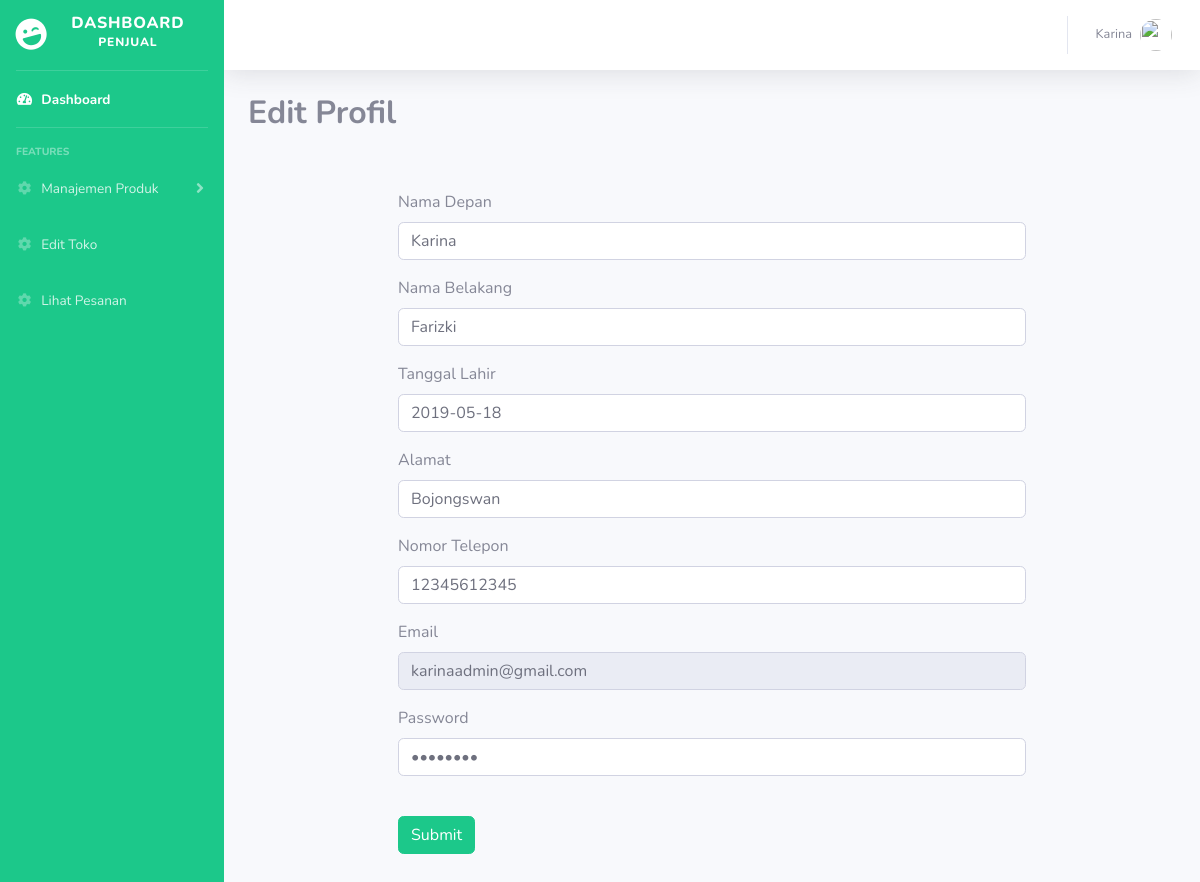
Screenshot of /penjual/edit_profil.php (signed in) with the database file from the repository.
### tables this page shows
CREATE TABLE `user` (
  `id` int(11) NOT NULL,
  `role_id` int(11) NOT NULL,
  `nama_depan` varchar(255) NOT NULL,
  `nama_belakang` varchar(255) NOT NULL,
  `tanggal_lahir` date NOT NULL,
  `kota` varchar(255) NOT NULL,
  `alamat` varchar(255) NOT NULL,
  `no_telp` varchar(20) NOT NULL,
  `email` varchar(225) NOT NULL,
  `password` varchar(255) NOT NULL
);

### penjual/edit_profil.php (the view, shortened to what this page needs)
<?php
include 'sidebar.php';
if (isset($_POST['btn_submit'])) {
          $user_id = $_SESSION['user_id'];
          $nama_depan = $_POST['nama_depan'];
          $nama_belakang = $_POST['nama_belakang'];
          $tanggal_lahir = $_POST['tanggal_lahir'];
          $alamat = $_POST['alamat'];
          $no_telp = $_POST['no_telp'];
          $password = $_POST['password'];
          $query = "UPDATE user SET nama_depan='$nama_depan', nama_belakang='$nama_belakang',tanggal_lahir='$tanggal_lahir', alamat='$alamat', no_telp='$no_telp', password='$password' WHERE id='$user_id'";
          $sql = mysqli_query($conn, $query);
          if($sql){
            echo "<script type='text/javascript'>
            			alert('Berhasil Simpan Data');
                  </script>";
            echo "<script> document.location.href='edit_profil.php';</script>";
          }else{
            echo "<script type='text/javascript'>
            			alert('Gagal Simpan Data');
                  </script>";
          }
  }else {
    $user_id = $_SESSION['user_id'];
    $sql = "SELECT * FROM user WHERE id = $user_id";
    $result = $conn->query($sql);
    $row = mysqli_fetch_assoc($result);
    $nama_depan = $row['nama_depan'];
    $nama_belakang = $row['nama_belakang'];
    $tanggal_lahir = $row['tanggal_lahir'];
    $alamat = $row['alamat'];
    $no_telp = $row['no_telp'];
    $email = $row['email'];
    $password = $row['password'];
  }
 ?>
 <div class="container">
 <h2 style="font-weight: bold;">Edit Profil</h2>
 <form action="<?=($_SERVER['PHP_SELF'])?>" method="post" style="padding: 50px 150px;">
   <div class="form-group">
     <label for="">Nama Depan</label>
     <input type="text" class="form-control" name="nama_depan" placeholder="" value="<?php echo "$nama_depan"; ?>" >
   </div>
   <div class="form-group">
     <label for="">Nama Belakang</label>
     <input type="text" class="form-control" name="nama_belakang" placeholder="" value="<?php echo "$nama_belakang"; ?>" >
   </div>
   <div class="form-group">
     <label for="">Tanggal Lahir</label>
     <input type="text" class="form-control" name="tanggal_lahir" placeholder="" value="<?php echo "$tanggal_lahir"; ?>" >
   </div>
   <div class="form-group">
     <label for="">Alamat</label>
     <input type="text" class="form-control" name="alamat" placeholder="" value="<?php echo "$alamat"; ?>" >
   </div>
   <div class="form-group">
     <label for="">Nomor Telepon</label>
     <input type="number" class="form-control" name="no_telp" placeholder="" value="<?php echo "$no_telp"; ?>" >
   </div>
   <div class="form-group">
     <label for="">Email</label>
     <input type="text" class="form-control" name="email" placeholder="" value="<?php echo "$email"; ?>" disabled >
   </div>
   <div class="form-group">
     <label for="">Password</label>
     <input type="password" class="form-control" name="password" placeholder="" value="<?php echo "$password"; ?>" >
   </div>
   <br>
   <button type="submit" class="btn btn-success" name="btn_submit">Submit</button>
 </form>
 </div>

### rows the page displays
user: nama_depan "Karina", nama_belakang "Farizki", tanggal_lahir "2019-05-18", alamat "Bojongswan", no_telp "12345612345", email "karinaadmin@gmail.com"

### other values shown
$_SESSION['nama_depan'] "Karina"
